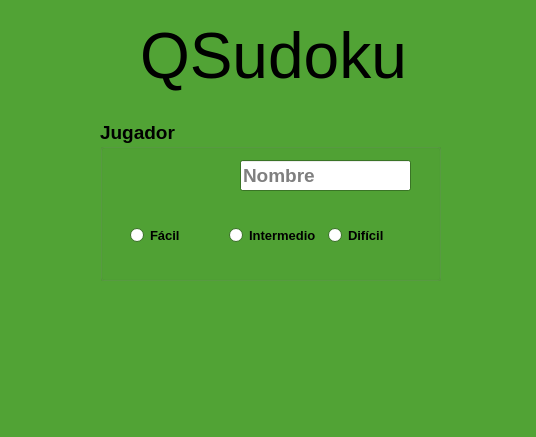
<?xml version="1.0" encoding="UTF-8"?>
<ui version="4.0">
 <class>Home</class>
 <widget class="QDialog" name="Home">
  <property name="geometry">
   <rect>
    <x>0</x>
    <y>0</y>
    <width>536</width>
    <height>437</height>
   </rect>
  </property>
  <property name="palette">
   <palette>
    <active>
     <colorrole role="WindowText">
      <brush brushstyle="SolidPattern">
       <color alpha="255">
        <red>0</red>
        <green>0</green>
        <blue>0</blue>
       </color>
      </brush>
     </colorrole>
     <colorrole role="Button">
      <brush brushstyle="SolidPattern">
       <color alpha="255">
        <red>81</red>
        <green>163</green>
        <blue>53</blue>
       </color>
      </brush>
     </colorrole>
     <colorrole role="Light">
      <brush brushstyle="SolidPattern">
       <color alpha="255">
        <red>121</red>
        <green>245</green>
        <blue>79</blue>
       </color>
      </brush>
     </colorrole>
     <colorrole role="Midlight">
      <brush brushstyle="SolidPattern">
       <color alpha="255">
        <red>101</red>
        <green>204</green>
        <blue>66</blue>
       </color>
      </brush>
     </colorrole>
     <colorrole role="Dark">
      <brush brushstyle="SolidPattern">
       <color alpha="255">
        <red>40</red>
        <green>81</green>
        <blue>26</blue>
       </color>
      </brush>
     </colorrole>
     <colorrole role="Mid">
      <brush brushstyle="SolidPattern">
       <color alpha="255">
        <red>54</red>
        <green>109</green>
        <blue>35</blue>
       </color>
      </brush>
     </colorrole>
     <colorrole role="Text">
      <brush brushstyle="SolidPattern">
       <color alpha="255">
        <red>0</red>
        <green>0</green>
        <blue>0</blue>
       </color>
      </brush>
     </colorrole>
     <colorrole role="BrightText">
      <brush brushstyle="SolidPattern">
       <color alpha="255">
        <red>255</red>
        <green>255</green>
        <blue>255</blue>
       </color>
      </brush>
     </colorrole>
     <colorrole role="ButtonText">
      <brush brushstyle="SolidPattern">
       <color alpha="255">
        <red>0</red>
        <green>0</green>
        <blue>0</blue>
       </color>
      </brush>
     </colorrole>
     <colorrole role="Base">
      <brush brushstyle="SolidPattern">
       <color alpha="255">
        <red>255</red>
        <green>255</green>
        <blue>255</blue>
       </color>
      </brush>
     </colorrole>
     <colorrole role="Window">
      <brush brushstyle="SolidPattern">
       <color alpha="255">
        <red>81</red>
        <green>163</green>
        <blue>53</blue>
       </color>
      </brush>
     </colorrole>
     <colorrole role="Shadow">
      <brush brushstyle="SolidPattern">
       <color alpha="255">
        <red>0</red>
        <green>0</green>
        <blue>0</blue>
       </color>
      </brush>
     </colorrole>
     <colorrole role="AlternateBase">
      <brush brushstyle="SolidPattern">
       <color alpha="255">
        <red>168</red>
        <green>209</green>
        <blue>154</blue>
       </color>
      </brush>
     </colorrole>
     <colorrole role="ToolTipBase">
      <brush brushstyle="SolidPattern">
       <color alpha="255">
        <red>255</red>
        <green>255</green>
        <blue>220</blue>
       </color>
      </brush>
     </colorrole>
     <colorrole role="ToolTipText">
      <brush brushstyle="SolidPattern">
       <color alpha="255">
        <red>0</red>
        <green>0</green>
        <blue>0</blue>
       </color>
      </brush>
     </colorrole>
    </active>
    <inactive>
     <colorrole role="WindowText">
      <brush brushstyle="SolidPattern">
       <color alpha="255">
        <red>0</red>
        <green>0</green>
        <blue>0</blue>
       </color>
      </brush>
     </colorrole>
     <colorrole role="Button">
      <brush brushstyle="SolidPattern">
       <color alpha="255">
        <red>81</red>
        <green>163</green>
        <blue>53</blue>
       </color>
      </brush>
     </colorrole>
     <colorrole role="Light">
      <brush brushstyle="SolidPattern">
       <color alpha="255">
        <red>121</red>
        <green>245</green>
        <blue>79</blue>
       </color>
      </brush>
     </colorrole>
     <colorrole role="Midlight">
      <brush brushstyle="SolidPattern">
       <color alpha="255">
        <red>101</red>
        <green>204</green>
        <blue>66</blue>
       </color>
      </brush>
     </colorrole>
     <colorrole role="Dark">
      <brush brushstyle="SolidPattern">
       <color alpha="255">
        <red>40</red>
        <green>81</green>
        <blue>26</blue>
       </color>
      </brush>
     </colorrole>
     <colorrole role="Mid">
      <brush brushstyle="SolidPattern">
       <color alpha="255">
        <red>54</red>
        <green>109</green>
        <blue>35</blue>
       </color>
      </brush>
     </colorrole>
     <colorrole role="Text">
      <brush brushstyle="SolidPattern">
       <color alpha="255">
        <red>0</red>
        <green>0</green>
        <blue>0</blue>
       </color>
      </brush>
     </colorrole>
     <colorrole role="BrightText">
      <brush brushstyle="SolidPattern">
       <color alpha="255">
        <red>255</red>
        <green>255</green>
        <blue>255</blue>
       </color>
      </brush>
     </colorrole>
     <colorrole role="ButtonText">
      <brush brushstyle="SolidPattern">
       <color alpha="255">
        <red>0</red>
        <green>0</green>
        <blue>0</blue>
       </color>
      </brush>
     </colorrole>
     <colorrole role="Base">
      <brush brushstyle="SolidPattern">
       <color alpha="255">
        <red>255</red>
        <green>255</green>
        <blue>255</blue>
       </color>
      </brush>
     </colorrole>
     <colorrole role="Window">
      <brush brushstyle="SolidPattern">
       <color alpha="255">
        <red>81</red>
        <green>163</green>
        <blue>53</blue>
       </color>
      </brush>
     </colorrole>
     <colorrole role="Shadow">
      <brush brushstyle="SolidPattern">
       <color alpha="255">
        <red>0</red>
        <green>0</green>
        <blue>0</blue>
       </color>
      </brush>
     </colorrole>
     <colorrole role="AlternateBase">
      <brush brushstyle="SolidPattern">
       <color alpha="255">
        <red>168</red>
        <green>209</green>
        <blue>154</blue>
       </color>
      </brush>
     </colorrole>
     <colorrole role="ToolTipBase">
      <brush brushstyle="SolidPattern">
       <color alpha="255">
        <red>255</red>
        <green>255</green>
        <blue>220</blue>
       </color>
      </brush>
     </colorrole>
     <colorrole role="ToolTipText">
      <brush brushstyle="SolidPattern">
       <color alpha="255">
        <red>0</red>
        <green>0</green>
        <blue>0</blue>
       </color>
      </brush>
     </colorrole>
    </inactive>
    <disabled>
     <colorrole role="WindowText">
      <brush brushstyle="SolidPattern">
       <color alpha="255">
        <red>40</red>
        <green>81</green>
        <blue>26</blue>
       </color>
      </brush>
     </colorrole>
     <colorrole role="Button">
      <brush brushstyle="SolidPattern">
       <color alpha="255">
        <red>81</red>
        <green>163</green>
        <blue>53</blue>
       </color>
      </brush>
     </colorrole>
     <colorrole role="Light">
      <brush brushstyle="SolidPattern">
       <color alpha="255">
        <red>121</red>
        <green>245</green>
        <blue>79</blue>
       </color>
      </brush>
     </colorrole>
     <colorrole role="Midlight">
      <brush brushstyle="SolidPattern">
       <color alpha="255">
        <red>101</red>
        <green>204</green>
        <blue>66</blue>
       </color>
      </brush>
     </colorrole>
     <colorrole role="Dark">
      <brush brushstyle="SolidPattern">
       <color alpha="255">
        <red>40</red>
        <green>81</green>
        <blue>26</blue>
       </color>
      </brush>
     </colorrole>
     <colorrole role="Mid">
      <brush brushstyle="SolidPattern">
       <color alpha="255">
        <red>54</red>
        <green>109</green>
        <blue>35</blue>
       </color>
      </brush>
     </colorrole>
     <colorrole role="Text">
      <brush brushstyle="SolidPattern">
       <color alpha="255">
        <red>40</red>
        <green>81</green>
        <blue>26</blue>
       </color>
      </brush>
     </colorrole>
     <colorrole role="BrightText">
      <brush brushstyle="SolidPattern">
       <color alpha="255">
        <red>255</red>
        <green>255</green>
        <blue>255</blue>
       </color>
      </brush>
     </colorrole>
     <colorrole role="ButtonText">
      <brush brushstyle="SolidPattern">
       <color alpha="255">
        <red>40</red>
        <green>81</green>
        <blue>26</blue>
       </color>
      </brush>
     </colorrole>
     <colorrole role="Base">
      <brush brushstyle="SolidPattern">
       <color alpha="255">
        <red>81</red>
        <green>163</green>
        <blue>53</blue>
       </color>
      </brush>
     </colorrole>
     <colorrole role="Window">
      <brush brushstyle="SolidPattern">
       <color alpha="255">
        <red>81</red>
        <green>163</green>
        <blue>53</blue>
       </color>
      </brush>
     </colorrole>
     <colorrole role="Shadow">
      <brush brushstyle="SolidPattern">
       <color alpha="255">
        <red>0</red>
        <green>0</green>
        <blue>0</blue>
       </color>
      </brush>
     </colorrole>
     <colorrole role="AlternateBase">
      <brush brushstyle="SolidPattern">
       <color alpha="255">
        <red>81</red>
        <green>163</green>
        <blue>53</blue>
       </color>
      </brush>
     </colorrole>
     <colorrole role="ToolTipBase">
      <brush brushstyle="SolidPattern">
       <color alpha="255">
        <red>255</red>
        <green>255</green>
        <blue>220</blue>
       </color>
      </brush>
     </colorrole>
     <colorrole role="ToolTipText">
      <brush brushstyle="SolidPattern">
       <color alpha="255">
        <red>0</red>
        <green>0</green>
        <blue>0</blue>
       </color>
      </brush>
     </colorrole>
    </disabled>
   </palette>
  </property>
  <property name="windowTitle">
   <string>Dialog</string>
  </property>
  <widget class="QLabel" name="label">
   <property name="geometry">
    <rect>
     <x>230</x>
     <y>140</y>
     <width>46</width>
     <height>13</height>
    </rect>
   </property>
   <property name="text">
    <string/>
   </property>
  </widget>
  <widget class="QPushButton" name="pushButton">
   <property name="geometry">
    <rect>
     <x>130</x>
     <y>120</y>
     <width>161</width>
     <height>121</height>
    </rect>
   </property>
   <property name="text">
    <string/>
   </property>
   <property name="icon">
    <iconset resource="Resources.qrc">
     <normaloff>:/images/Visualpharm-Icons8-Metro-Style-Business-Businessman.ico</normaloff>:/images/Visualpharm-Icons8-Metro-Style-Business-Businessman.ico</iconset>
   </property>
   <property name="iconSize">
    <size>
     <width>75</width>
     <height>75</height>
    </size>
   </property>
   <property name="flat">
    <bool>true</bool>
   </property>
  </widget>
  <widget class="QPushButton" name="pushButton_2">
   <property name="geometry">
    <rect>
     <x>120</x>
     <y>290</y>
     <width>131</width>
     <height>111</height>
    </rect>
   </property>
   <property name="toolTip">
    <string>Estadisticas</string>
   </property>
   <property name="text">
    <string/>
   </property>
   <property name="icon">
    <iconset resource="Resources.qrc">
     <normaloff>:/images/Visualpharm-Icons8-Metro-Style-Charts-Combo.ico</normaloff>:/images/Visualpharm-Icons8-Metro-Style-Charts-Combo.ico</iconset>
   </property>
   <property name="iconSize">
    <size>
     <width>75</width>
     <height>75</height>
    </size>
   </property>
   <property name="flat">
    <bool>true</bool>
   </property>
  </widget>
  <widget class="QGroupBox" name="groupBox">
   <property name="geometry">
    <rect>
     <x>100</x>
     <y>120</y>
     <width>341</width>
     <height>161</height>
    </rect>
   </property>
   <property name="font">
    <font>
     <pointsize>14</pointsize>
     <weight>75</weight>
     <bold>true</bold>
    </font>
   </property>
   <property name="title">
    <string>Jugador</string>
   </property>
   <widget class="QWidget" name="horizontalLayoutWidget">
    <property name="geometry">
     <rect>
      <x>30</x>
      <y>90</y>
      <width>291</width>
      <height>51</height>
     </rect>
    </property>
    <layout class="QHBoxLayout" name="horizontalLayout">
     <item>
      <widget class="QRadioButton" name="radioButton_3">
       <property name="font">
        <font>
         <pointsize>10</pointsize>
        </font>
       </property>
       <property name="text">
        <string>Fácil</string>
       </property>
      </widget>
     </item>
     <item>
      <widget class="QRadioButton" name="radioButton_2">
       <property name="font">
        <font>
         <pointsize>10</pointsize>
        </font>
       </property>
       <property name="text">
        <string>Intermedio</string>
       </property>
      </widget>
     </item>
     <item>
      <widget class="QRadioButton" name="radioButton">
       <property name="font">
        <font>
         <pointsize>10</pointsize>
        </font>
       </property>
       <property name="text">
        <string>Difícil</string>
       </property>
      </widget>
     </item>
    </layout>
   </widget>
   <widget class="QLineEdit" name="lineEdit">
    <property name="geometry">
     <rect>
      <x>140</x>
      <y>40</y>
      <width>171</width>
      <height>31</height>
     </rect>
    </property>
    <property name="placeholderText">
     <string>Nombre</string>
    </property>
   </widget>
  </widget>
  <widget class="QLabel" name="label_3">
   <property name="geometry">
    <rect>
     <x>140</x>
     <y>10</y>
     <width>361</width>
     <height>91</height>
    </rect>
   </property>
   <property name="font">
    <font>
     <pointsize>48</pointsize>
    </font>
   </property>
   <property name="text">
    <string>QSudoku</string>
   </property>
  </widget>
  <widget class="QPushButton" name="pushButton_3">
   <property name="geometry">
    <rect>
     <x>270</x>
     <y>310</y>
     <width>111</width>
     <height>71</height>
    </rect>
   </property>
   <property name="toolTip">
    <string>Jugar</string>
   </property>
   <property name="text">
    <string/>
   </property>
   <property name="icon">
    <iconset resource="Resources.qrc">
     <normaloff>:/images/Visualpharm-Icons8-Metro-Style-Objects-Joystick.ico</normaloff>:/images/Visualpharm-Icons8-Metro-Style-Objects-Joystick.ico</iconset>
   </property>
   <property name="iconSize">
    <size>
     <width>75</width>
     <height>75</height>
    </size>
   </property>
   <property name="flat">
    <bool>true</bool>
   </property>
  </widget>
 </widget>
 <resources>
  <include location="Resources.qrc"/>
 </resources>
 <connections/>
</ui>
